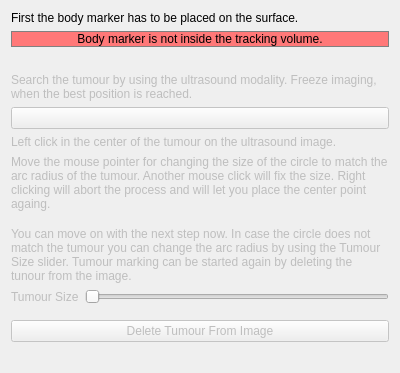
<?xml version="1.0" encoding="UTF-8"?>
<ui version="4.0">
 <class>QmitkUSNavigationStepTumourSelection</class>
 <widget class="QWidget" name="QmitkUSNavigationStepTumourSelection">
  <property name="geometry">
   <rect>
    <x>0</x>
    <y>0</y>
    <width>400</width>
    <height>373</height>
   </rect>
  </property>
  <property name="windowTitle">
   <string>Form</string>
  </property>
  <layout class="QVBoxLayout" name="verticalLayout">
   <item>
    <widget class="QLabel" name="label_7">
     <property name="enabled">
      <bool>true</bool>
     </property>
     <property name="text">
      <string>First the body marker has to be placed on the surface. </string>
     </property>
     <property name="wordWrap">
      <bool>true</bool>
     </property>
    </widget>
   </item>
   <item>
    <widget class="QLabel" name="bodyMarkerTrackingStatusLabel">
     <property name="styleSheet">
      <string notr="true">
              background-color: #ff7878; margin-right: 1em; margin-left: 1em;
              border: 1px solid grey
            </string>
     </property>
     <property name="text">
      <string>Body marker is not inside the tracking volume.</string>
     </property>
     <property name="alignment">
      <set>Qt::AlignCenter</set>
     </property>
     <property name="wordWrap">
      <bool>true</bool>
     </property>
    </widget>
   </item>
   <item>
    <spacer name="verticalSpacer_4">
     <property name="orientation">
      <enum>Qt::Vertical</enum>
     </property>
     <property name="sizeType">
      <enum>QSizePolicy::Fixed</enum>
     </property>
     <property name="sizeHint" stdset="0">
      <size>
       <width>20</width>
       <height>20</height>
      </size>
     </property>
    </spacer>
   </item>
   <item>
    <widget class="QLabel" name="tumourSearchExplanationLabel">
     <property name="enabled">
      <bool>false</bool>
     </property>
     <property name="text">
      <string>Search the tumour by using the ultrasound modality. Freeze imaging, when the best position is reached.</string>
     </property>
     <property name="wordWrap">
      <bool>true</bool>
     </property>
    </widget>
   </item>
   <item>
    <widget class="QmitkUSNavigationFreezeButton" name="freezeImageButton">
     <property name="enabled">
      <bool>false</bool>
     </property>
    </widget>
   </item>
   <item>
    <widget class="QLabel" name="tumourSelectionExplanation1Label">
     <property name="enabled">
      <bool>false</bool>
     </property>
     <property name="text">
      <string>Left click in the center of the tumour on the ultrasound image.</string>
     </property>
     <property name="wordWrap">
      <bool>true</bool>
     </property>
    </widget>
   </item>
   <item>
    <widget class="QLabel" name="tumourSelectionExplanation2Label">
     <property name="enabled">
      <bool>false</bool>
     </property>
     <property name="text">
      <string>Move the mouse pointer for changing the size of the circle to match the arc radius of the tumour. Another mouse click will fix the size. Right clicking will abort the process and will let you place the center point againg.</string>
     </property>
     <property name="wordWrap">
      <bool>true</bool>
     </property>
    </widget>
   </item>
   <item>
    <spacer name="verticalSpacer_2">
     <property name="orientation">
      <enum>Qt::Vertical</enum>
     </property>
     <property name="sizeType">
      <enum>QSizePolicy::Fixed</enum>
     </property>
     <property name="sizeHint" stdset="0">
      <size>
       <width>20</width>
       <height>10</height>
      </size>
     </property>
    </spacer>
   </item>
   <item>
    <widget class="QLabel" name="tumourSizeExplanationLabel">
     <property name="enabled">
      <bool>false</bool>
     </property>
     <property name="text">
      <string>&lt;html&gt;&lt;head/&gt;&lt;body&gt;&lt;p&gt;You can move on with the next step now. In case the circle does not match the tumour you can change the arc radius by using the Tumour Size slider. Tumour marking can be started again by deleting the tunour from the image.&lt;/p&gt;&lt;/body&gt;&lt;/html&gt;</string>
     </property>
     <property name="wordWrap">
      <bool>true</bool>
     </property>
    </widget>
   </item>
   <item>
    <layout class="QHBoxLayout" name="tumourSizeLayout">
     <item>
      <widget class="QLabel" name="tumourSizeLabel">
       <property name="enabled">
        <bool>false</bool>
       </property>
       <property name="text">
        <string>Tumour Size</string>
       </property>
      </widget>
     </item>
     <item>
      <widget class="QSlider" name="tumourSizeSlider">
       <property name="enabled">
        <bool>false</bool>
       </property>
       <property name="maximum">
        <number>100</number>
       </property>
       <property name="orientation">
        <enum>Qt::Horizontal</enum>
       </property>
      </widget>
     </item>
    </layout>
   </item>
   <item>
    <spacer name="verticalSpacer_3">
     <property name="orientation">
      <enum>Qt::Vertical</enum>
     </property>
     <property name="sizeType">
      <enum>QSizePolicy::Fixed</enum>
     </property>
     <property name="sizeHint" stdset="0">
      <size>
       <width>20</width>
       <height>10</height>
      </size>
     </property>
    </spacer>
   </item>
   <item>
    <widget class="QPushButton" name="deleteTumourButton">
     <property name="enabled">
      <bool>false</bool>
     </property>
     <property name="text">
      <string>Delete Tumour From Image</string>
     </property>
     <property name="icon">
      <iconset resource="../../../resources/USNavigation.qrc">
       <normaloff>:/USNavigation/minus.png</normaloff>:/USNavigation/minus.png</iconset>
     </property>
    </widget>
   </item>
   <item>
    <spacer name="verticalSpacer">
     <property name="orientation">
      <enum>Qt::Vertical</enum>
     </property>
     <property name="sizeType">
      <enum>QSizePolicy::Expanding</enum>
     </property>
     <property name="sizeHint" stdset="0">
      <size>
       <width>20</width>
       <height>40</height>
      </size>
     </property>
    </spacer>
   </item>
  </layout>
 </widget>
 <customwidgets>
  <customwidget>
   <class>QmitkUSNavigationFreezeButton</class>
   <extends>QPushButton</extends>
   <header>src/internal/Widgets/QmitkUSNavigationFreezeButton.h</header>
  </customwidget>
 </customwidgets>
 <resources>
  <include location="../../../resources/USNavigation.qrc"/>
 </resources>
 <connections/>
</ui>
